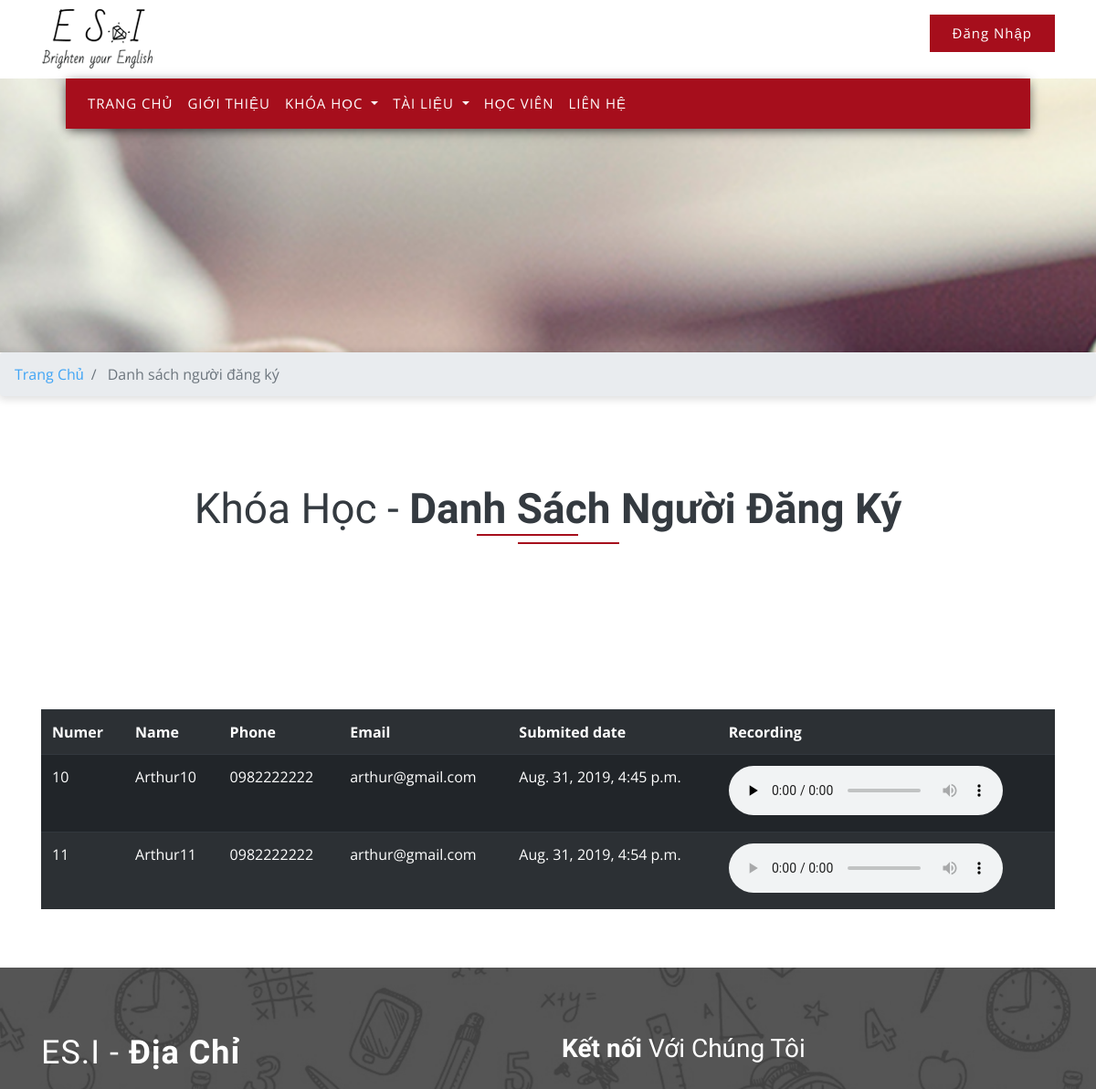
/esiadmin/ (signed in, upper part), run on an earlier commit of the app's database.
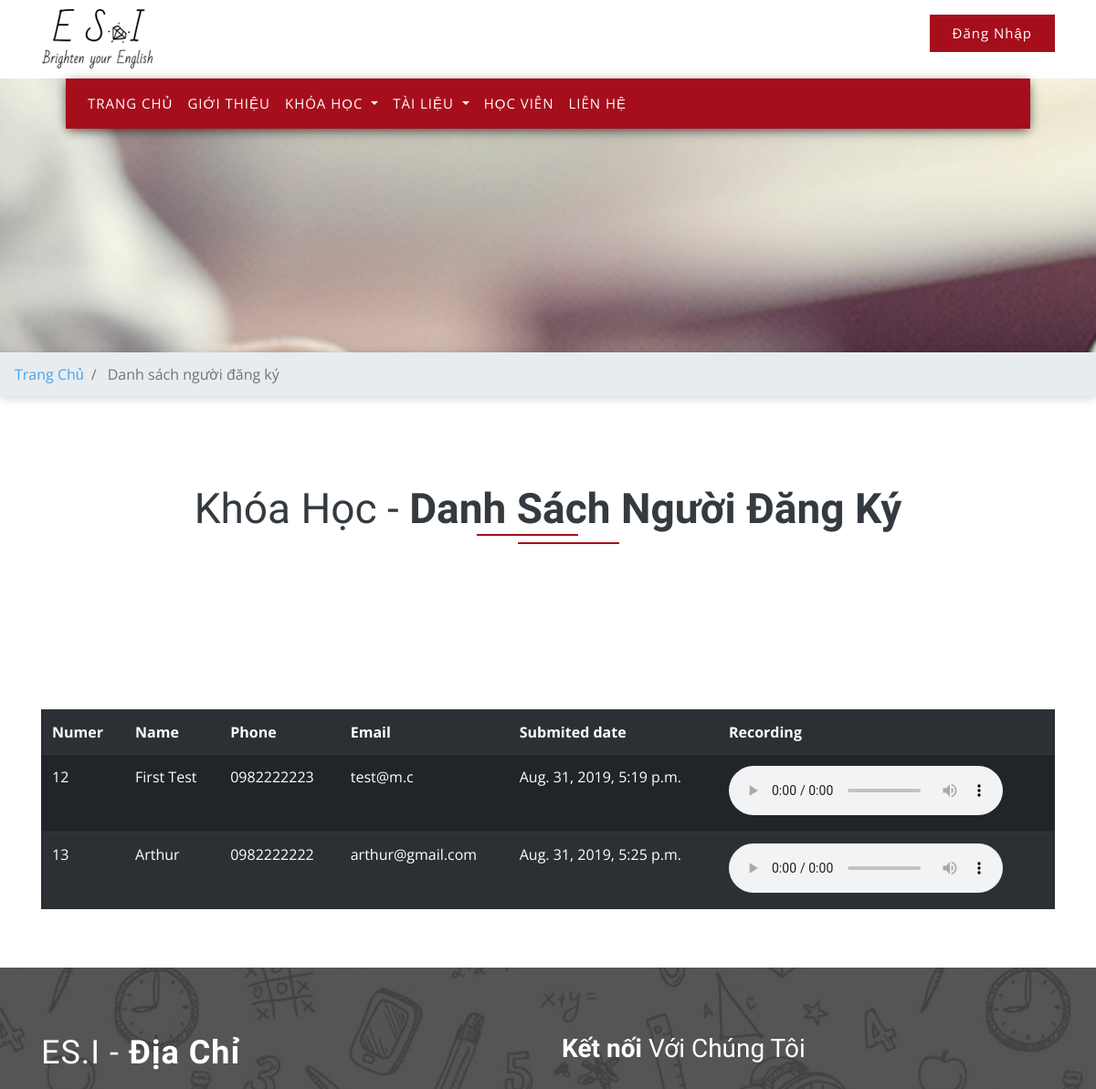
And on a later commit of the database.
### registration/models.py (models this page shows, shortened)
class Contact(models.Model):
    name = models.CharField(blank=False, max_length=100)
    email = models.EmailField(blank=False)
    phone = models.TextField(blank=True)
    recording = models.FileField(upload_to='registration')
    submit_date = models.DateTimeField(default=timezone.now)

### esiadmin/views.py (the view)
# urls.py: path('', views.ContactListView.as_view(), name = 'esiadmin'),
class ContactListView(ListView):
    model = Contact

### registration/templates/registration/contact_list.html (shortened to what this page needs)
{% extends "base.html" %}
{% block title1 %}
{% block title2 %}
{% block title3 %}
Danh sách người đăng ký
{% endblock title3 %}
{% endblock title2 %}
{% endblock title1 %}
{% block content %}
  {% if user.is_authenticated %}
  <table class="table table-striped table-dark">
    <tbody>
      <tr>
        <th>Numer</th>
        <th>Name</th>
        <th>Phone</th>
        <th>Email</th>
        <th>Submited date</th>
        <th>Recording</th>
      </tr>
      {% for contact in contact_list %}
        <tr>
          <td>{{contact.pk}}</td>
          <td>{{contact.name}}</td>
          <td>{{contact.phone}}</td>
          <td>{{contact.email}}</td>
          <td>{{contact.submit_date}}</td>
          {% if contact.recording %}
          <td>
            <audio src="{{ contact.recording.url }}" controls>
            </audio>
          </td>
          {% endif %}
          {% endfor %}
        </tr>
    </tbody>
  </table>
  {% else %}
  <h1>Xin lỗi nhưng bạn chưa có quyền vô trang này, hihi</h1>
  <h1>Truy cập <a href="{% url 'admin:index' %}">quản trị viên</a> để đăng nhập</h1>
  {% endif %}
{% endblock content %}

### templates/base.html (shortened to what this page needs)
<!DOCTYPE html>
{% load staticfiles %}
<html lang="vi">
<head>
	<link rel="stylesheet" href="{% static  'esiapp/css/bootstrap.css' %}">
	<link rel="stylesheet" href="{% static  'esiapp/css/style.css' %}" type="text/css" media="all" />
    <link href="{% static  'esiapp/css/mislider.css' %}" rel="stylesheet" type="text/css" />
	<link href="{% static  'esiapp/css/mislider-custom.css' %}" rel="stylesheet" type="text/css" />
	<link rel="stylesheet" href="{% static  'esiapp/css/fontawesome-all.css' %}">
</head>
<body>
	<header>
		<div class="middle-w3ls-nav py-2">
			<div class="container">
				<div class="row">
					<a class="logo font-italic font-weight-bold col-lg-4 text-lg-left text-center" href="{% url 'index' %}"><img src="{% static  'esiapp/images/logo-01-01.png' %}"></a>
					<div class="col-lg-8 right-info-agiles mt-lg-0 mt-sm-3 mt-1">
						<div class="row">
							<div class="col-sm-12 col-6 top-login-butt text-right mt-sm-2">
								<a href="{% url 'login' %}" class="button-head-mow3 text-white">Đăng Nhập</a>
							</div>
						</div>
					</div>
				</div>
			</div>
		</div>
	</header>
	<div class="banner-agile-2">
		<div class="navigation-w3ls">
			<nav class="navbar navbar-expand-lg navbar-light bg-light sticky-nav">
				<div class="collapse navbar-collapse text-center" id="navbarSupportedContent">
					<ul class="navbar-nav justify-content-center">
						<li class="nav-item" id="nav-item1">
							<a class="nav-link text-white" href="{% url 'index' %}">TRANG CHỦ
							</a>
						</li>
						<li class="nav-item" id="nav-item2">
							<a class="nav-link text-white" href="{% url 'about' %}">GIỚI THIỆU</a>
						</li>
						<li class="nav-item dropdown" id="nav-item3">
							<a class="nav-link dropdown-toggle text-white" href="#" role="button" data-toggle="dropdown" aria-haspopup="true" aria-expanded="false">
								KHÓA HỌC
							</a>
						</li>
						<li class="nav-item dropdown" id="nav-item4">
							<a class="nav-link dropdown-toggle text-white" href="#" role="button" data-toggle="dropdown" aria-haspopup="true" aria-expanded="false">
								TÀI LIỆU
							</a>
						</li>
						<li class="nav-item" id="nav-item5">
							<a class="nav-link text-white" href="gallery.html">HỌC VIÊN</a>
						</li>
						<li class="nav-item" id="nav-item6">
							<a class="nav-link text-white" href="{% url 'contact' %}">LIÊN HỆ</a>
						</li>
					</ul>
				</div>
			</nav>
		</div>
	</div>
	<nav aria-label="breadcrumb">
		<ol class="breadcrumb">
			<li class="breadcrumb-item">
				<a href="{% url 'index' %}">Trang Chủ</a>
			</li>
			<li class="breadcrumb-item active" aria-current="page">
				{% block title2 %}{% endblock  %}
			</li>
		</ol>
	</nav>
	<div class="course-w3ls py-5">
		<div class="container py-xl-5 py-lg-3">
			<h3 class="title text-capitalize font-weight-light text-dark text-center mb-5">Khóa Học -
				<span class="font-weight-bold">
						{% block title3 %}{% endblock  %}
				</span>
			</h3>
		</div>
	</div>
	<div class="container py-xl-5 py-lg-3">
		{% block content %}{% endblock content %}
	</div>
	<footer>
		<div class="container py-4">
			<div class="row py-xl-5 py-sm-3">
				<div class="col-lg-6 map">
					<h2 class="contact-title text-capitalize text-white font-weight-light mb-sm-4 mb-3">ES.I -
						<span class="font-weight-bold">Địa Chỉ</span>
					</h2>
				</div>
				<div class="col-lg-6 contact-agileits-w3layouts mt-lg-0 mt-4">
				  <h3 class="font-weight-bold text-white">Kết nối <span class="contact-title text-capitalize text-white font-weight-light mb-sm-4 mb-3">với chúng tôi</span> </h3>
				  <p>&nbsp;</p>
				</div>
			</div>
		</div>
	</footer>

### static/esiapp/css/style.css (style rules this page uses)
body { padding: 0; margin: 0; background: #FFF; font-family: 'Open Sans', sans-serif; overflow-x: hidden; }
body a { -webkit-transition: 0.5s all; -moz-transition: 0.5s all; -o-transition: 0.5s all; -ms-transition: 0.5s all; transition: 0.5s all; text-decoration: none; }
h1, h2, h3, h4, h5, h6 { margin: 0; padding: 0; font-family: 'Roboto Condensed', sans-serif; }
p { margin: 0; padding: 0; font-family: 'Open Sans', sans-serif; font-size: 15px; letter-spacing: 1px; line-height: 1.9; color: #999; }
ul, ol { margin: 0; padding: 0; }
a.logo { font-size: 48px; color: #a60e1c; line-height: 1; }
a.button-head-mow3 { background: #a60e1c; padding: 9px 25px; display: inline-block; font-size: 15px; letter-spacing: 1px; }
.bg-light { background: linear-gradient(to bottom, #a60e1c, #a60e1c); }
li.nav-item a { letter-spacing: 1px; font-size: 15px; -webkit-transition: 0.5s all; -moz-transition: 0.5s all; -o-transition: 0.5s all; -ms-transition: 0.5s all; transition: 0.5s all; }
nav.navbar.navbar-expand-lg.navbar-light.bg-light.sticky-nav { z-index: 999; -webkit-box-shadow: 0px 3px 12px -2px rgba(0, 0, 0, 0.75); -moz-box-shadow: 0px 3px 12px -2px rgba(0, 0, 0, 0.75); box-shadow: 0px 3px 12px -2px rgba(0, 0, 0, 0.75); width: 60%; margin: 0 auto; }
h3.title { font-size: 46px; position: relative; }
h3.title:before, h3.title:after { position: absolute; background: #a60e1c; width: 10%; height: 2px; content: " "; bottom: -3%; }
h3.title:before { left: 43%; }
h3.title:after { bottom: -20%; right: 43%; }
footer { background: url(../images/bg3.jpg) no-repeat center; background-size: cover; -webkit-background-size: cover; -moz-background-size: cover; -o-background-size: cover; -ms-background-size: cover; }
h4.contact-title, h2.contact-title { letter-spacing: 1px; font-size: 36px; }
.map { position: relative; }
.banner-agile-2 { background: url(../images/banner1.jpg) no-repeat center; background-size: cover; -webkit-background-size: cover; -moz-background-size: cover; -o-background-size: cover; -ms-background-size: cover; background-attachment: fixed; min-height: 360px; }
.breadcrumb { box-shadow: 0px 2px 8px 2px rgba(0, 0, 0, 0.12); margin: 0; }
li.breadcrumb-item a { color: #42a5f5; }
@media (max-width: 1680px) { nav.navbar.navbar-expand-lg.navbar-light.bg-light.sticky-nav { width: 70%; } }
@media (max-width: 1440px) { nav.navbar.navbar-expand-lg.navbar-light.bg-light.sticky-nav { width: 80%; } }
@media (max-width: 1440px) { .banner-agile-2 { min-height: 320px; } }
@media (max-width: 1366px) { nav.navbar.navbar-expand-lg.navbar-light.bg-light.sticky-nav { width: 84%; } }
@media (max-width: 1280px) { nav.navbar.navbar-expand-lg.navbar-light.bg-light.sticky-nav { width: 88%; } }
@media (max-width: 1280px) { .banner-agile-2 { min-height: 300px; } }

What changed in the data, as far as the page shows it:
removed Contact: pk "10", name "Arthur10", phone "0982222222", email "arthur@gmail.com", submit_date "Aug. 31, 2019, 4:45 p.m."
removed Contact: pk "11", name "Arthur11", phone "0982222222", email "arthur@gmail.com", submit_date "Aug. 31, 2019, 4:54 p.m."
added Contact: pk "12", name "First Test", phone "0982222223", email "test@m.c", submit_date "Aug. 31, 2019, 5:19 p.m."
added Contact: pk "13", name "Arthur", phone "0982222222", email "arthur@gmail.com", submit_date "Aug. 31, 2019, 5:25 p.m."
